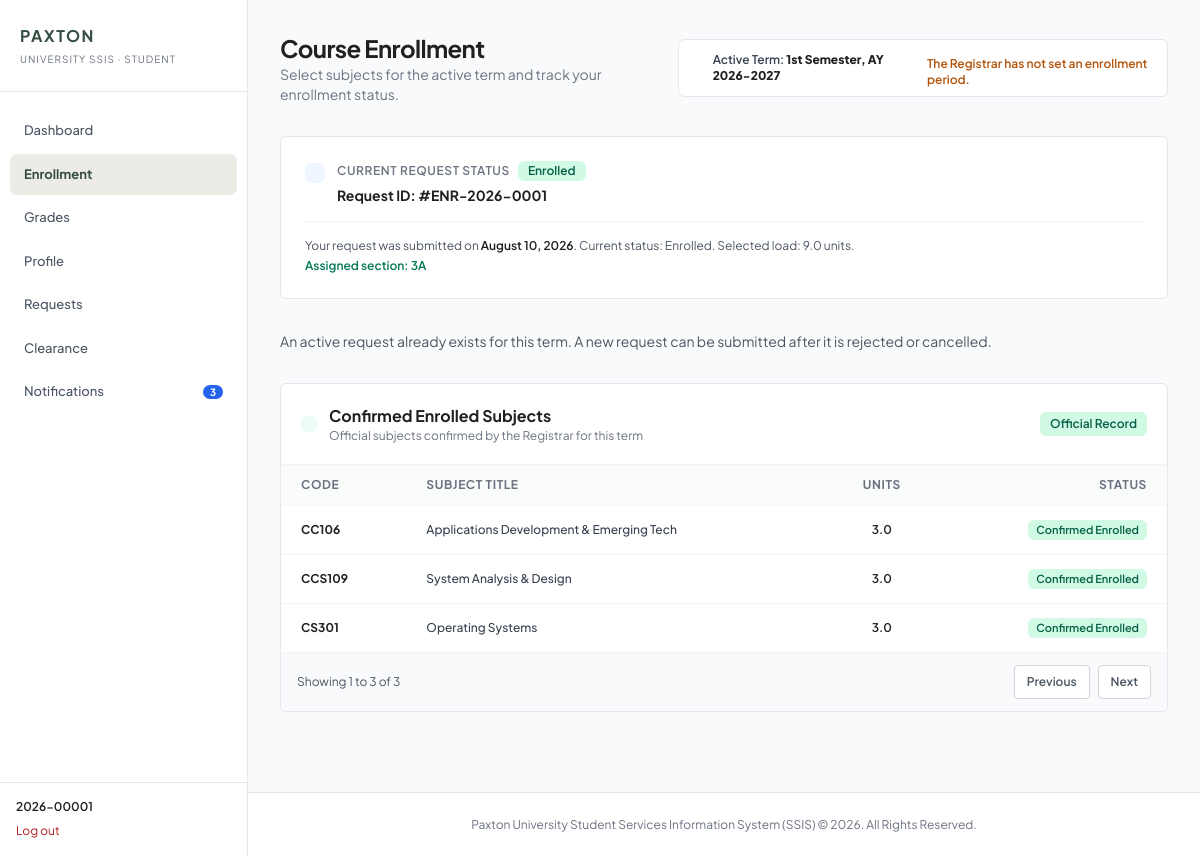
Page /php/student/enrollment.php (signed in) on the committed database.
### tables this page shows
CREATE TABLE terms (
  id INT UNSIGNED NOT NULL AUTO_INCREMENT,
  academic_year CHAR(9) NOT NULL,
  semester ENUM('1st Semester','2nd Semester','Summer') NOT NULL,
  is_current TINYINT(1) NOT NULL DEFAULT 0,
  enrollment_open_at DATETIME NULL,
  enrollment_close_at DATETIME NULL,
   
  current_flag TINYINT GENERATED ALWAYS AS (IF(is_current = 1, 1, NULL)) STORED,
  created_at TIMESTAMP NOT NULL DEFAULT CURRENT_TIMESTAMP,
  updated_at TIMESTAMP NOT NULL DEFAULT CURRENT_TIMESTAMP ON UPDATE CURRENT_TIMESTAMP,
  PRIMARY KEY (id),
  UNIQUE KEY uq_terms_year_sem (academic_year, semester),
  UNIQUE KEY uq_terms_one_current (current_flag)
);

CREATE TABLE enrollments (
  id INT UNSIGNED NOT NULL AUTO_INCREMENT,
  enrollment_no VARCHAR(15) NOT NULL,
  student_id INT UNSIGNED NOT NULL,
  term_id INT UNSIGNED NOT NULL,
  section_id INT UNSIGNED NULL,
  year_level TINYINT UNSIGNED NOT NULL,
  status ENUM('Pending','Under Review','Approved','Rejected','Enrolled','Cancelled')
                    NOT NULL DEFAULT 'Pending',
  rejection_reason VARCHAR(500) NULL,
  submitted_at DATETIME NOT NULL DEFAULT CURRENT_TIMESTAMP,
  reviewed_by INT UNSIGNED NULL,
  reviewed_at DATETIME NULL,
  enrolled_at DATETIME NULL,
   
  active_slot TINYINT GENERATED ALWAYS AS
                    (IF(status IN ('Rejected','Cancelled'), NULL, 1)) STORED,
  created_at TIMESTAMP NOT NULL DEFAULT CURRENT_TIMESTAMP,
  updated_at TIMESTAMP NOT NULL DEFAULT CURRENT_TIMESTAMP ON UPDATE CURRENT_TIMESTAMP,
  PRIMARY KEY (id),
  UNIQUE KEY uq_enrollments_no (enrollment_no),
  UNIQUE KEY uq_enrollments_one_active (student_id, term_id, active_slot),
  KEY idx_enrollments_student (student_id),
  KEY idx_enrollments_term (term_id),
  KEY idx_enrollments_section (section_id),
  KEY idx_enrollments_status (status),
  KEY idx_enrollments_reviewed_by (reviewed_by),
  CONSTRAINT fk_enrollments_student FOREIGN KEY (student_id)
    REFERENCES students (id) ON DELETE RESTRICT ON UPDATE RESTRICT,
  CONSTRAINT fk_enrollments_term FOREIGN KEY (term_id)
    REFERENCES terms (id) ON DELETE RESTRICT ON UPDATE RESTRICT,
  CONSTRAINT fk_enrollments_section FOREIGN KEY (section_id)
    REFERENCES sections (id) ON DELETE RESTRICT ON UPDATE RESTRICT,
  CONSTRAINT fk_enrollments_reviewed_by FOREIGN KEY (reviewed_by)
    REFERENCES users (id) ON DELETE RESTRICT ON UPDATE RESTRICT,
  CONSTRAINT chk_enrollments_year CHECK (year_level BETWEEN 1 AND 6)
);

CREATE TABLE sections (
  id INT UNSIGNED NOT NULL AUTO_INCREMENT,
  program_id INT UNSIGNED NOT NULL,
  year_level TINYINT UNSIGNED NOT NULL,
  code VARCHAR(10) NOT NULL,
  is_active TINYINT(1) NOT NULL DEFAULT 1,
  created_at TIMESTAMP NOT NULL DEFAULT CURRENT_TIMESTAMP,
  updated_at TIMESTAMP NOT NULL DEFAULT CURRENT_TIMESTAMP ON UPDATE CURRENT_TIMESTAMP,
  PRIMARY KEY (id),
  UNIQUE KEY uq_sections (program_id, year_level, code),
  CONSTRAINT fk_sections_program FOREIGN KEY (program_id)
    REFERENCES programs (id) ON DELETE RESTRICT ON UPDATE RESTRICT,
  CONSTRAINT chk_sections_year CHECK (year_level BETWEEN 1 AND 6)
);

### php/student/enrollment.php (the view, shortened to what the rows shown need)
<?php
require_once __DIR__ . '/../../services/EnrollmentService.php';
$userId = (int) $_SESSION['user']['id'];
$enrollment = new Enrollment(Database::getConnection());
try {
    $student = $enrollment->getStudentContext($userId);
    $term = $enrollment->getCurrentTerm();
    $request = $term ? $enrollment->getLatestStudentRequest((int) $student['student_id'], (int) $term['id']) : null;
} catch (Throwable $exception) {
    error_log('SSIS enrollment page load failed: ' . $exception->getMessage());
    http_response_code(503);
    exit('Enrollment is temporarily unavailable. Please try again later.');
}
$statusStyle = ['Pending' => 'bg-blue-100 text-blue-800', 'Under Review' => 'bg-blue-100 text-blue-800', 'Approved' => 'bg-teal-100 text-teal-800', 'Rejected' => 'bg-red-100 text-red-800', 'Enrolled' => 'bg-emerald-100 text-emerald-800', 'Cancelled' => 'bg-gray-100 text-gray-700'];
?>
<!DOCTYPE html>
<html lang="en">
<head>
    <script src="https://cdn.tailwindcss.com"></script>
</head>
<body class="bg-gray-50 font-sans text-brand-dark antialiased min-h-screen flex flex-col">
    <?php include __DIR__ . '/../component/sidebar.php'; ?>
    <main class="flex-1 max-w-7xl w-full mx-auto px-4 sm:px-6 lg:px-8 py-8 space-y-8">
        <div class="flex flex-col lg:flex-row lg:items-center sm:justify-between gap-4">
            <div>
                <h1 class="text-2xl font-bold text-brand-dark tracking-tight">Course Enrollment</h1>
            </div>
            <div class="flex flex-col justify-start md:flex-row items-center gap-2 bg-white border border-gray-200 rounded-md px-3 py-2 text-xs font-semibold text-gray-700 shadow-xs">
                <div class="flex gap-2 w-full justify-start">
                    <p>Active Term: <strong id="lbl_current_term" class="text-brand-dark"><?= $term ? $esc($term['semester'] . ', AY ' . $term['academic_year']) : 'No active term' ?></strong></p>
                </div>
            </div>
        </div>
        <?php if ($request): ?><section id="banner_enrollment_status" class="bg-white border border-gray-200 rounded-md p-6 shadow-xs space-y-4">
                <div class="flex flex-col md:flex-row md:items-center justify-between gap-4 border-b border-gray-100 pb-4">
                    <div class="flex items-start space-x-3">
                        <div class="p-2.5 rounded-md bg-blue-50 text-blue-600 shrink-0 mt-0.5">
                        </div>
                        <div>
                            <div class="flex items-center space-x-2">
                                <span class="text-xs font-semibold text-gray-500 uppercase tracking-wider">Current Request Status</span>
                                <span id="badge_enrollment_status" class="inline-flex items-center px-2.5 py-0.5 rounded-md text-xs font-semibold <?= $statusStyle[$request['status']] ?? 'bg-gray-100 text-gray-700' ?>"><?= $esc($request['status']) ?></span>
                            </div>
                            <p class="text-sm font-bold text-brand-dark mt-1">Request ID: <span id="lbl_request_no">#<?= $esc($request['enrollment_no']) ?></span></p>
                        </div>
                    </div>
                </div>
                <div class="text-xs text-gray-600 space-y-1">
                    <p>Your request was submitted on <span id="lbl_submitted_date" class="font-semibold text-brand-dark"><?= $esc(date('F j, Y', strtotime($request['submitted_at']))) ?></span>. Current status: <?= $esc($request['status']) ?>. Selected load: <?= number_format((float) $request['total_units'], 1) ?> units.</p>
                    <?php if ($request['status'] === 'Enrolled' && !empty($request['section_code'])): ?><p class="font-semibold text-emerald-700">Assigned section: <?= $esc($request['section_code']) ?></p><?php endif; ?>
                </div>
            </section><?php elseif (!$term): ?><section class="bg-white border border-amber-200 rounded-md p-6 shadow-xs text-sm text-amber-900">Enrollment is unavailable because no term is currently active.</section><?php endif; ?>
        <?php if ($request && $request['status'] === 'Enrolled'): ?><section id="section_official_enrolled" class="bg-white border border-gray-200 rounded-md shadow-xs overflow-hidden">
                <div class="p-5 border-b border-gray-100 flex items-center justify-between">
                    <div class="flex items-center space-x-3">
                        <div>
                            <h2 class="text-base font-bold text-brand-dark">Confirmed Enrolled Subjects</h2>
                        </div>
                    </div>
                </div>
                <div class="overflow-x-auto">
                    <table id="table_enrolled_subjects" class="w-full text-left text-xs border-collapse">
                        <thead>
                            <tr class="bg-gray-50/80 border-b border-gray-100 text-gray-500 uppercase tracking-wider font-semibold">
                                <th class="py-3 px-5">Code</th>
                                <th class="py-3 px-5">Subject Title</th>
                                <th class="py-3 px-5 text-center">Units</th>
                                <th class="py-3 px-5 text-right">Status</th>
                            </tr>
                        </thead>
                    </table>
                </div>
            </section><?php endif; ?>
    </main>
</body>
</html>

### rows in the picture
terms: semester+academic_year "1st Semester, AY 2026-2027"
enrollments: status "Enrolled", enrollment_no "ENR-2026-0001", submitted_at "August 10, 2026", section.code "3A"

### other values in the picture
$role "STUDENT"
$label "Dashboard"
$label "Enrollment"
$label "Grades"
$label "Profile"
$label "Requests"
$label "Clearance"
$label "Notifications"
$unreadNotificationCount "3"
$name "2026-00001"
$request['total_units'] "9.0"
$esc($subject['code']) "CC106"
$esc($subject['name']) "Applications Development & Emerging Tech"
$subject['units'] "3.0"
$esc($subject['code']) "CCS109"
